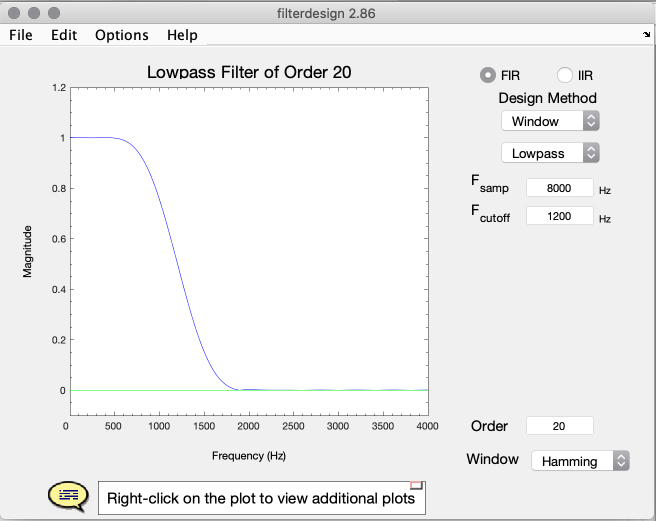
%> input picture Lab 4/4.1.1.5.1 magnitude.png, 1312 x 1042 px (shown at 1/2 size)
$ octave lab4part1.m   (GNU Octave 9; MATLAB toolbox functions it lacks are replaced by stand-ins)
%> lines starting %> are read from the running program, lines starting %| are printed output that depends on the picture
### Lab 4/glottal_key_to_note.m
function [xx] = glottal_key_to_note(keynum, dur, harm, fs)
    %GLOTTAL_KEY_TO_NOTE

    freq = 110 * (   2^( (keynum-49)/12 )   );
    A = 1;
    phi = 0;

    tt = 0:(1/fs):dur-1/fs;
    xx = zeros(1,length(tt));

    for k = [-harm:-1 1:harm]
        xx = xx + real( A*exp(j*2*pi*freq*k*tt)*exp(j*phi) );
    end

end

### Lab 4/lab4part1.m
%% Lab 4 Part 1

%% 1.1 - Modeling Vowel Production
%

clear

%%
% Create a one second long glottal source signal, containing 7 non-zero
% harmonics (Fourier series k values -7 through 7), with fundamental
% frequency 150Hz. Use a sampling frequency of 8000 samples/s. Note: this
% is not to be played for a TA, just for you to hear how the glottal signal
% sounds.

freq = 150;
A = 1;
phi = 0;

fs = 8000;
tt = 0:1/fs:1;
xx = zeros(1,length(tt));
harm = 7;

for k = [-harm:-1 1:harm]
    xx = xx + real( A*exp(j*2*pi*freq*k*tt)*exp(j*phi) );
end

audiowrite("glottal.wav", xx/max(xx), fs)

%%
% Question: What is the minimum sampling frequency necessary to avoid
% aliasing?

%%
% The sampling frequency must be strictly greater than 2100 Hz. This is
% because the largest frequency in the harmonic is equal to 7 * 150 = 1050
% Hz and the sampling frequency must be strictly greater than double this
% value (2100 Hz).

%% 1.2 - A Function to Play a Vocal Note
%

%%
% Write a function, named glottal_key_to_note (similar to your key_to_note
% function from Lab 1, See the Appendix) that takes in a key number, a
% duration, and a number of harmonics to produce a glottal source signal of
% given duration with fundamental frequency corresponding to the desired
% note. Use a sampling frequency of 8000 Hz (remember that a note with
% harmonics is a sum of tones with frequencies given by a fundamental
% frequency f times the harmonic number k).

type glottal_key_to_note

%%
% Question: If the keynum provided is 49, for 7 harmonics, what is the
% minimum sampling frequency required to prevent aliasing?

%%
% The result stored in ans below is the minimum required frequency to
% prevent aliasing.

max_freq = 220 * (   2^( (49-49)/12 )   ) * 7;

2 * max_freq + 1

%% 1.3 - Synthesize a Song - Mary had a Bleating Lamb
%

%%
% Use glottal_key_to_note to write a script that plays the Mary song with
% note durations of 0.25 seconds.

mary.keys = [44 42 40 42 44 44 44 42 42 42 44 47 47];
mary.durations = 0.25 * ones(1,length(mary.keys));

fs = 8000;
xx = zeros(1, sum(mary.durations)*fs);
n1 = 1;
A = 1;
phi = 0;

for kk = 1:length(mary.keys)
    keynum = mary.keys(kk);
    dur = mary.durations(kk);
    freq = 220 * (   2^( (keynum-49)/12 )   );
    tt = 0:(1/fs):dur-1/fs;
    tone = real( A*exp(j*2*pi*freq*tt)*exp(j*phi) );
    n2 = n1 + length(tone) - 1;
    xx(n1:n2) = xx(n1:n2) + tone;
    n1 = n2 + 1;
end

audiowrite("mary.wav", xx/max(xx), fs)
plotspec(xx,fs,512);
%> (this line was passed over: plotspec is not available in this run)

%%
% Create a script that plays the notes with seven harmonics (k=7).

mary.keys = [44 42 40 42 44 44 44 42 42 42 44 47 47];
mary.durations = 0.25 * ones(1,length(mary.keys));

fs = 8000;
xx = zeros(1, sum(mary.durations)*fs);
n1 = 1;

for kk = 1:length(mary.keys)
    tone = glottal_key_to_note(mary.keys(kk), mary.durations(kk), 7, fs);
    n2 = n1 + length(tone) - 1;
    xx(n1:n2) = xx(n1:n2) + tone;
    n1 = n2 + 1;
end

audiowrite("mary-harmonic.wav", xx/max(xx), fs)
plotspec(xx,fs,512);
%> (this line was passed over: plotspec is not available in this run)

%%
% Plot the frequency-time spectrogram of Mary for both one harmonic and
% seven harmonics and compare.

%%
% You can see that there is much more information contained within the
% frequency-time spectogram of the harmonic version when compared to the
% version that had no harmonics. This is a result of the harmonic version
% being a sum of sinusoids with varying frequencies corresponding to the
% fourier series terms).

%% 1.4 - Scale Creation
%

%%
% 1.4.1 - Scale Matrix

% Using the code provided, generate a 7x8 matrix of the 8 notes in octaves
% 1-7
baseKey = 4;
offsets = [0,2,4,5,7,9,11,12];
keynums = zeros(7,length(offsets));

for i = 1:7 %For loop for octaves 1-7
    keynums(i,:) = baseKey + 12*(i-1) + offsets;
end

%%
% 1.4.2 - Creating the Sounds

%%
% Make one scale with 1 harmonic.

durations = 0.25 * ones(1,length(keynums));
octaves = 3:1:7;

oneharmfs = 8000;
oneharm = zeros(1, sum(durations)*oneharmfs*length(octaves));

n1 = 1;
for octave = octaves
    for kk = 1:length(keynums)
        tone = glottal_key_to_note(keynums(octave,kk), durations(kk), 1, oneharmfs);
        n2 = n1 + length(tone) - 1;
        oneharm(n1:n2) = oneharm(n1:n2) + tone;
        n1 = n2 + 1;
    end
end

audiowrite("musical-scale-1.wav", oneharm/max(oneharm), oneharmfs)
plotspec(oneharm,oneharmfs,512);
%> (this line was passed over: plotspec is not available in this run)

%%
% Make another set with seven harmonics.

durations = 0.25 * ones(1,length(keynums));
octaves = 3:1:7;

sevenharmfs = 56000;
sevenharm = zeros(1, sum(durations)*sevenharmfs*length(octaves));

n1 = 1;
for octave = octaves
    for kk = 1:length(keynums)
        tone = glottal_key_to_note(keynums(octave,kk), durations(kk), 7, sevenharmfs);
        n2 = n1 + length(tone) - 1;
        sevenharm(n1:n2) = sevenharm(n1:n2) + tone;
        n1 = n2 + 1;
    end
end

audiowrite("musical-scale-7.wav", sevenharm/max(sevenharm), sevenharmfs)
plotspec(sevenharm,sevenharmfs,512);
%> (this line was passed over: plotspec is not available in this run)

%% 1.5 - Intro to MATLAB Filter Designer
%

%%
% 1.5.1

img = imread("4.1.1.5.1 magnitude.png");
%> img is the input picture: size 1042x1312x3 uint8; mean R, G, B 238.8, 238.9, 238.8
image(img);

%%
%

img = imread("4.1.1.5.1 pole-zero.png");
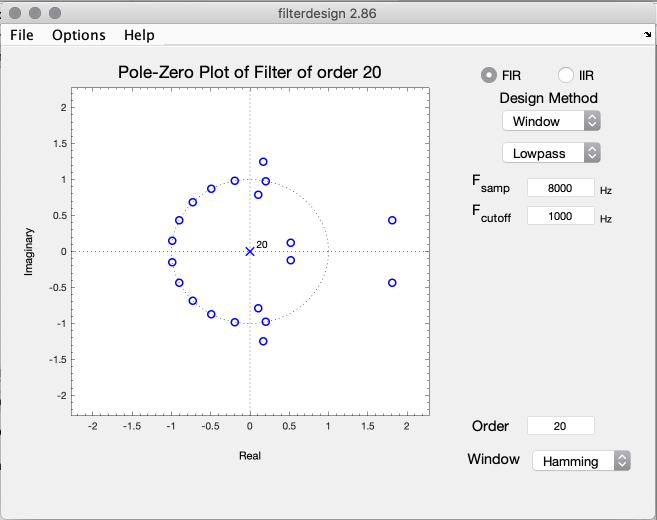
%> input picture Lab 4/4.1.1.5.1 pole-zero.png, 1314 x 1040 px (shown at 1/2 size)
%> img is the input picture: size 1040x1314x3 uint8; mean R, G, B 239.4, 239.4, 240
image(img);

%%
%

blow = [9.35561239804650e-19,0.00293324576743476,0.00635175091214551, ...
    0.00378865096369201,-0.0124062151114183,-0.0343774677078494, ...
    -0.0319070986574590,0.0265705535690567,0.138067569737800, ...
    0.251720344085349,0.300000000000000,0.251720344085349, ...
    0.138067569737800,0.0265705535690568,-0.0319070986574590, ...
    -0.0343774677078494,-0.0124062151114183,0.00378865096369202, ...
    0.00635175091214551,0.00293324576743476,9.35561239804650e-19];
alow = 1;

yylow = filter(blow,alow,oneharm);
audiowrite("1.5.1.wav", yylow/max(yylow), oneharmfs);

%%
% 1.5.2

img = imread("4.1.1.5.2 magnitude.png");
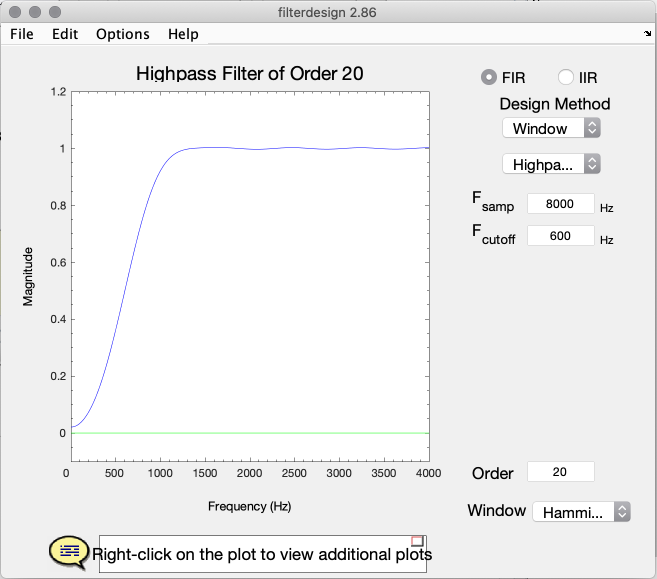
%> input picture Lab 4/4.1.1.5.2 magnitude.png, 1314 x 1158 px (shown at 1/2 size)
%> img is the input picture: size 1158x1314x3 uint8; mean R, G, B 239, 239.1, 239.1
image(img);

%%
%

img = imread("4.1.1.5.2 pole-zero.png");
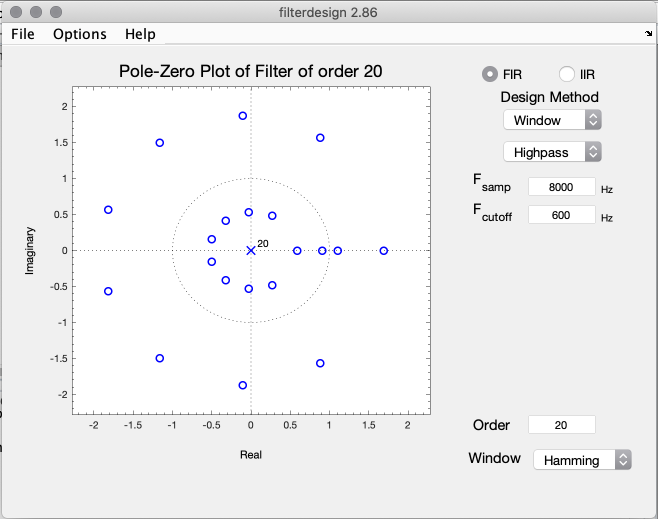
%> input picture Lab 4/4.1.1.5.2 pole-zero.png, 1316 x 1038 px (shown at 1/2 size)
%> img is the input picture: size 1038x1316x3 uint8; mean R, G, B 239.5, 239.5, 240.1
image(img);

%%
%

bhigh = [0.00254647908947032,0.00323051448115936,0.00392559795177907, ...
    0.00191793848726065,-0.00652233326771518,-0.0243085405362418, ...
    -0.0516267701101649,-0.0849255103797730,-0.117447289804661, ...
    -0.141256173356668,0.850000000000000,-0.141256173356668, ...
    -0.117447289804661,-0.0849255103797730,-0.0516267701101649, ...
    -0.0243085405362419,-0.00652233326771518,0.00191793848726065, ...
    0.00392559795177907,0.00323051448115936,0.00254647908947032];
ahigh = 1;

yyhigh = filter(bhigh,ahigh,oneharm);
audiowrite("1.5.2.wav", yyhigh/max(yyhigh), oneharmfs);

%%
% 1.5.3

img = imread("4.1.1.5.3 magnitude.png");
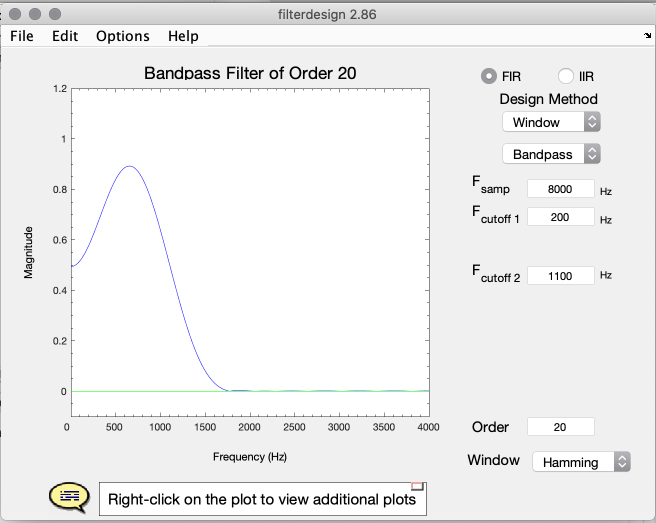
%> input picture Lab 4/4.1.1.5.3 magnitude.png, 1312 x 1046 px (shown at 1/2 size)
%> img is the input picture: size 1046x1312x3 uint8; mean R, G, B 238.3, 238.5, 238.4
image(img);

%%
%

img = imread("4.1.1.5.3 pole-zero.png");
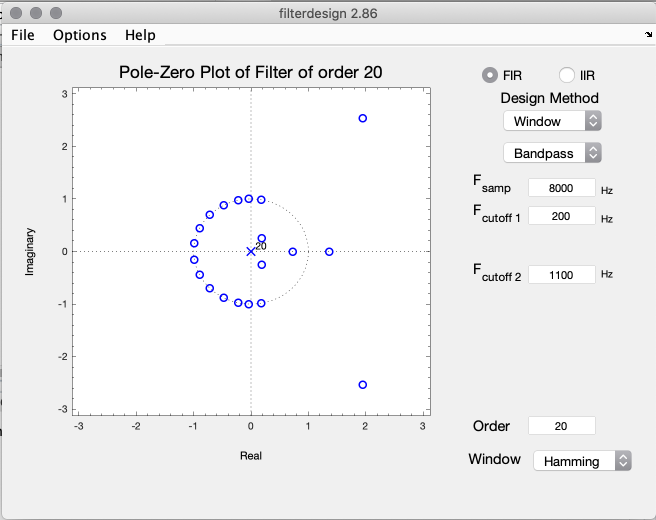
%> input picture Lab 4/4.1.1.5.3 pole-zero.png, 1312 x 1040 px (shown at 1/2 size)
%> img is the input picture: size 1040x1312x3 uint8; mean R, G, B 239.7, 239.7, 240.2
image(img);

%%
%

bband = [-0.000745846457156114,3.34614788662254e-05,-0.00242615296036643, ...
    -0.0137861535346343,-0.0358819099041843,-0.0560691793310916, ...
    -0.0486816531191399,0.00589060551200377,0.0985246426661597, ...
    0.187921780377578,0.225000000000000,0.187921780377578, ...
    0.0985246426661597,0.00589060551200377,-0.0486816531191399, ...
    -0.0560691793310916,-0.0358819099041843,-0.0137861535346343, ...
    -0.00242615296036644,3.34614788662254e-05,-0.000745846457156114];
aband = 1;

yyband = filter(bband,aband,oneharm);
audiowrite("1.5.3.wav", yyband/max(yyband), oneharmfs);

%%
% 1.5.4 - Comment on how the pole/zero plots differ between the above filters.

%%
% The lowpass and the bandpass have very similar pole-zero plots. This is
% because the bandpass filter was designed to filter out higher freauencies
% with a bandpass that is near zero. The zeros seen for this filter all
% exist on the unit circle around/after pi/2. This reduces the higher
% frequencies.

%%
% The highpass filter, in contrast, has no zeros on the unit circle, only
% ones near it. There are zeros nearly all the way around the circle, but
% more are concentrated around w = 0, and this makes sense because it
% reduces lower frequencies.

%%
% 1.5.5 - Generate the scale vector with k = 7. Run the scale through each
% of the above filters, and comment on the differences.

yyband = filter(bband,aband,sevenharm);
audiowrite("1.5.5 band.wav", yyband/max(yyband), sevenharmfs);

yylow = filter(blow,alow,sevenharm);
audiowrite("1.5.5 low.wav", yylow/max(yylow), sevenharmfs);

yyhigh = filter(bhigh,ahigh,sevenharm);
audiowrite("1.5.5 high.wav", yyhigh/max(yyhigh), sevenharmfs);

%%
% For me, it was much easier to tell what frequencies were reduced and
% which ones were kept when listening to this version of the output
% filters. It was very similar to the previous outputs though.
